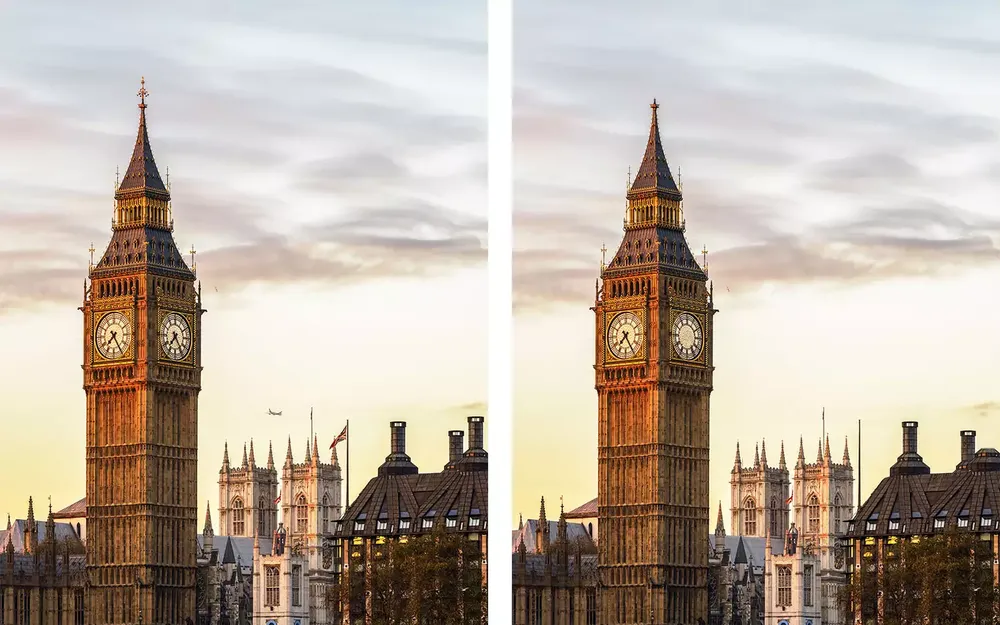
%> input picture lab04/big-ben-london.webp, 1000 x 625 px, shrunk from 1500 x 938 before the run
$ octave zadanie_01.m   (GNU Octave 9; MATLAB toolbox functions it lacks are replaced by stand-ins)
%> lines starting %> are read from the running program, lines starting %| are printed output that depends on the picture
clc;
clear;
close all;

% Wczytanie obrazów tła i ufoludka
[I1, map1] = imread("big-ben-london.webp");
%> I1 is the input picture: size 625x1000x3 uint8; mean R, G, B 189.6, 177.9, 166.2
%> map1 = []
[I2, map2] = imread("leaning-tower-pisa-italy.webp");
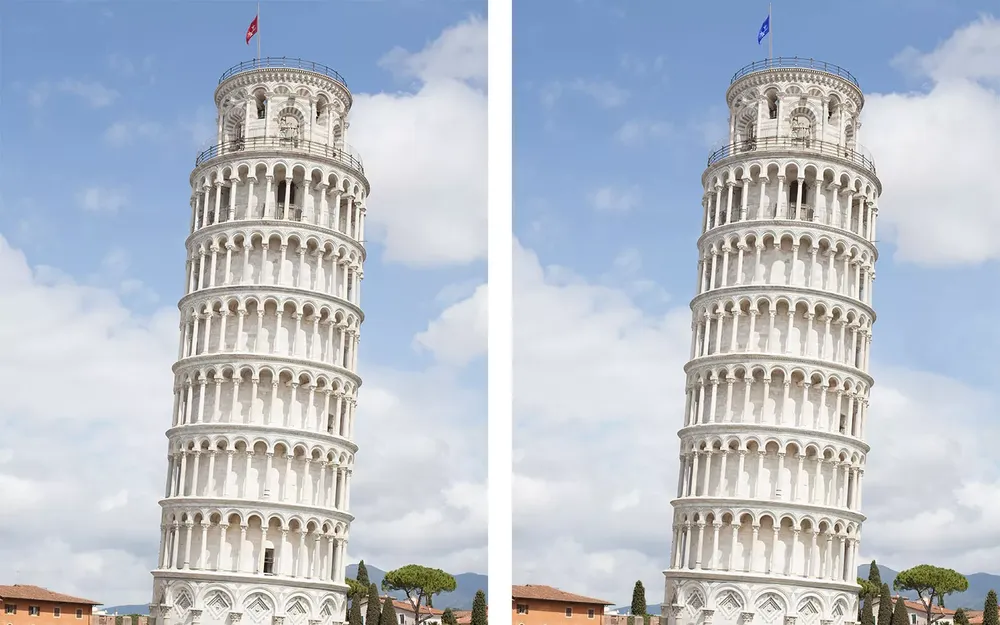
%> input picture lab04/leaning-tower-pisa-italy.webp, 1000 x 625 px, shrunk from 1500 x 938 before the run
%> I2 is the input picture: size 625x1000x3 uint8; mean R, G, B 184.3, 191.5, 202.1
%> map2 = []
[I3, map3] = imread("moon.tif");
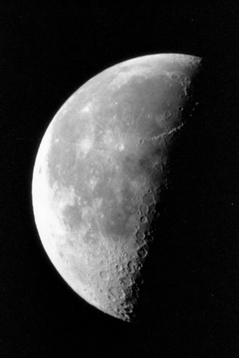
%> input picture lab04/moon.tif, 239 x 358 px, shrunk from 358 x 537 before the run
%> I3 is the input picture: size 358x239 uint8; min 0, max 255, mean 52.9
%> map3 = []
[I4, map4] = imread("office_1.jpg");
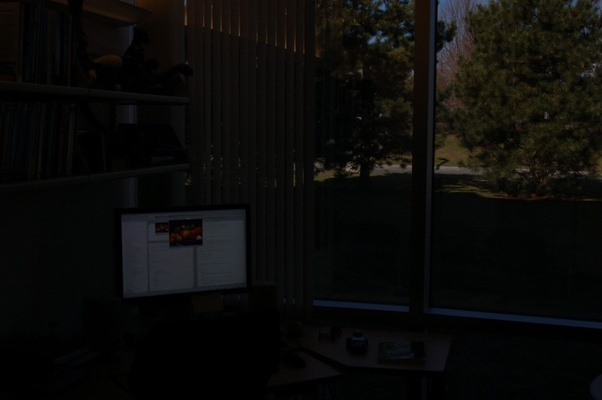
%> input picture lab04/office_1.jpg, 602 x 400 px, shrunk from 903 x 600 before the run
%> I4 is the input picture: size 400x602x3 uint8; mean R, G, B 11.6, 11.3, 9.4
%> map4 = []
[I5, map5] = imread("office_6.jpg");
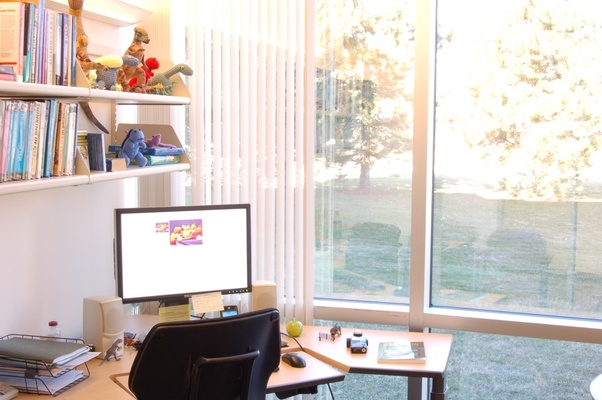
%> input picture lab04/office_6.jpg, 602 x 400 px, shrunk from 903 x 600 before the run
%> I5 is the input picture: size 400x602x3 uint8; mean R, G, B 205.9, 197.8, 192.6
%> map5 = []
[I6, map6] = imread("paris-france-eiffel-tower.webp");
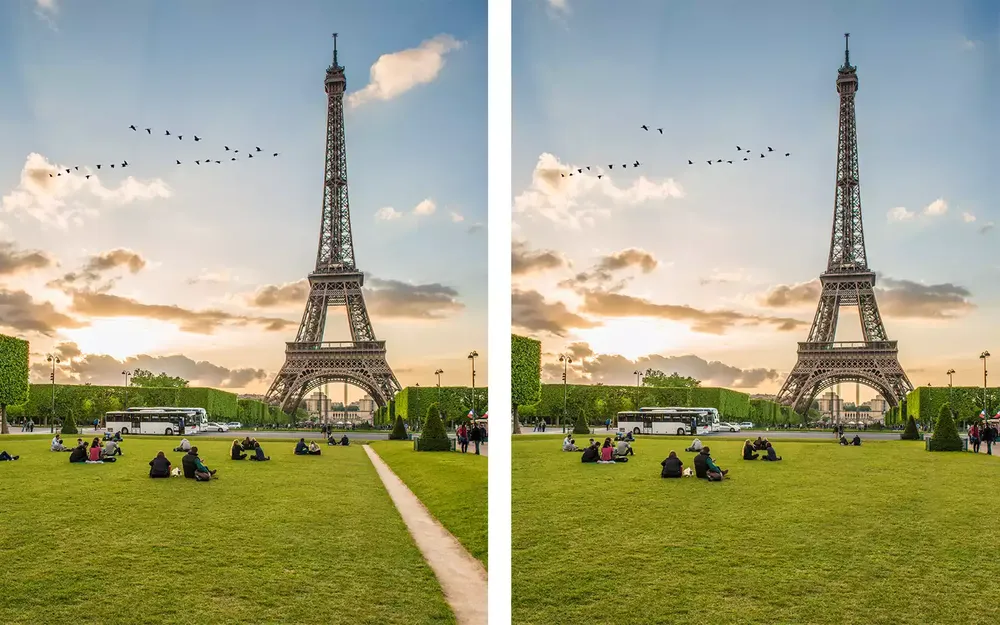
%> input picture lab04/paris-france-eiffel-tower.webp, 1000 x 625 px, shrunk from 1500 x 938 before the run
%> I6 is the input picture: size 625x1000x3 uint8; mean R, G, B 161.1, 161.7, 129.2
%> map6 = []
%> (the run ends here)
